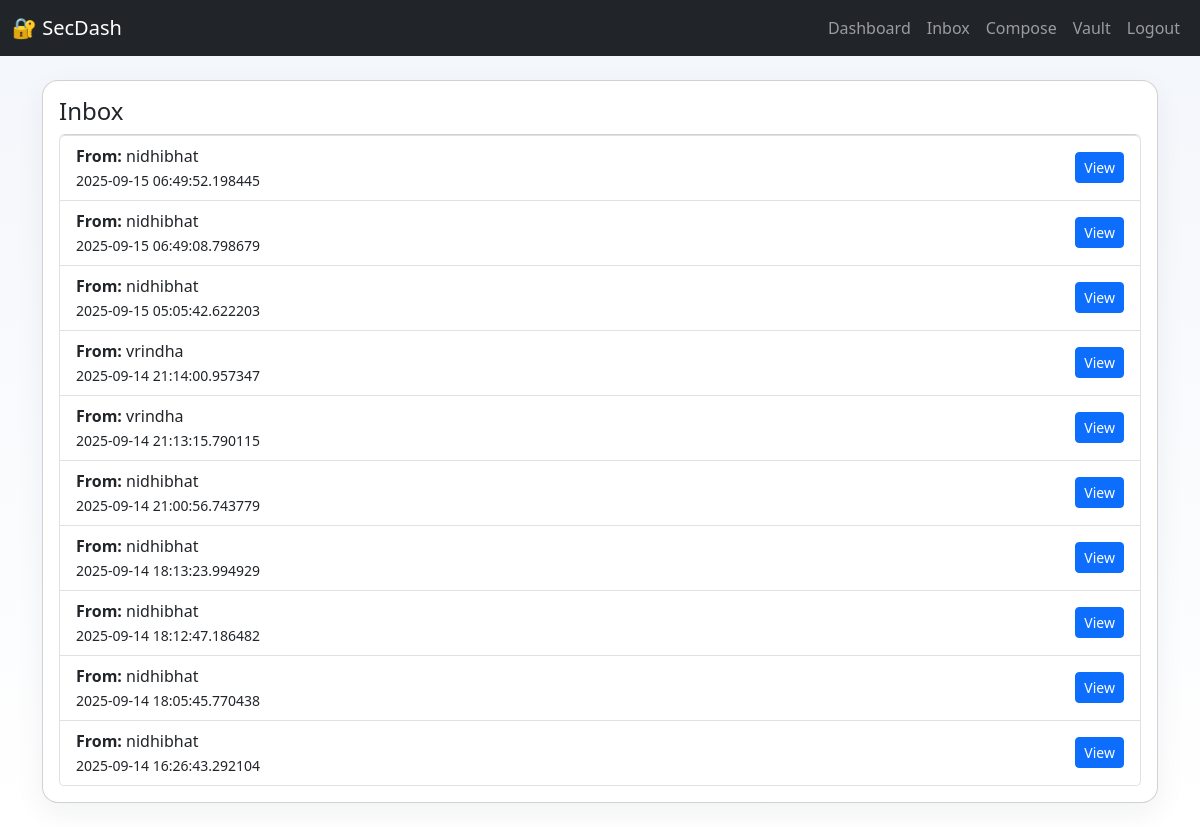
The page /messages/inbox (signed in) on the database its author committed.
### app/models.py (models this page shows, shortened)
class Message(db.Model):
    __tablename__ = 'messages'
    id = db.Column(db.Integer, primary_key=True)
    sender_id = db.Column(db.Integer, db.ForeignKey('users.id'), nullable=False)
    recipient_id = db.Column(db.Integer, db.ForeignKey('users.id'), nullable=False)
    token = db.Column(db.Text, nullable=False)
    created_at = db.Column(db.DateTime, default=datetime.utcnow)
    read = db.Column(db.Boolean, default=False)
    one_time = db.Column(db.Boolean, default=False)
    expires_at = db.Column(db.DateTime, nullable=True)

class User(UserMixin, db.Model):
    __tablename__ = 'users'
    id = db.Column(db.Integer, primary_key=True)
    username = db.Column(db.String(80), unique=True, nullable=False)
    password_hash = db.Column(db.String(200), nullable=False)
    is_admin = db.Column(db.Boolean, default=False)
    failed_attempts = db.Column(db.Integer, default=0)
    locked_until = db.Column(db.DateTime, nullable=True)
    created_at = db.Column(db.DateTime, default=datetime.utcnow)
    messages_sent = db.relationship(
        'Message',
        backref='sender',
        foreign_keys='Message.sender_id',
        lazy=True
    )
    messages_received = db.relationship(
        'Message',
        backref='recipient',
        foreign_keys='Message.recipient_id',
        lazy=True
    )
    files = db.relationship('File', backref='owner', lazy=True)

### app/messages/routes.py (the view)
@messages_bp.route('/messages/inbox')
@login_required
def inbox():
    if current_user.is_admin:
        msgs = Message.query.order_by(Message.created_at.desc()).all()
    else:
        msgs = Message.query.filter_by(recipient_id=current_user.id).order_by(Message.created_at.desc()).all()
    return render_template('messages/inbox.html', messages=msgs)

### app/templates/messages/inbox.html (shortened to what this page needs)
{% extends 'base.html' %}
{% block content %}
<div class="card p-3">
  <h4>Inbox</h4>
  {% if messages %}
    <ul class="list-group">
      {% for m in messages %}
        <li class="list-group-item d-flex justify-content-between align-items-center">
          <div><strong>From:</strong> {{ m.sender.username if m.sender else 'system' }}<br><small>{{ m.created_at }}</small></div>
          <div><a href="{{ url_for('messages.view_message', message_id=m.id) }}" class="btn btn-sm btn-primary">View</a></div>
        </li>
      {% endfor %}
    </ul>
  {% else %}
    <p class="text-muted">No messages.</p>
  {% endif %}
</div>
{% endblock %}

### app/static/css/style.css (style rules this page uses)
body { background: linear-gradient(180deg,#f3f6fb,#ffffff); }
.card { border-radius: 1rem; box-shadow: 0 10px 30px rgba(20,30,50,0.06); }

### rows shown on the page
Message: sender "nidhibhat", created_at "2025-09-15 06:49:52.198445"
Message: sender "nidhibhat", created_at "2025-09-15 06:49:08.798679"
Message: sender "nidhibhat", created_at "2025-09-15 05:05:42.622203"
Message: sender "vrindha", created_at "2025-09-14 21:14:00.957347"
Message: sender "vrindha", created_at "2025-09-14 21:13:15.790115"
Message: sender "nidhibhat", created_at "2025-09-14 21:00:56.743779"
Message: sender "nidhibhat", created_at "2025-09-14 18:13:23.994929"
Message: sender "nidhibhat", created_at "2025-09-14 18:12:47.186482"
Message: sender "nidhibhat", created_at "2025-09-14 18:05:45.770438"
Message: sender "nidhibhat", created_at "2025-09-14 16:26:43.292104"
